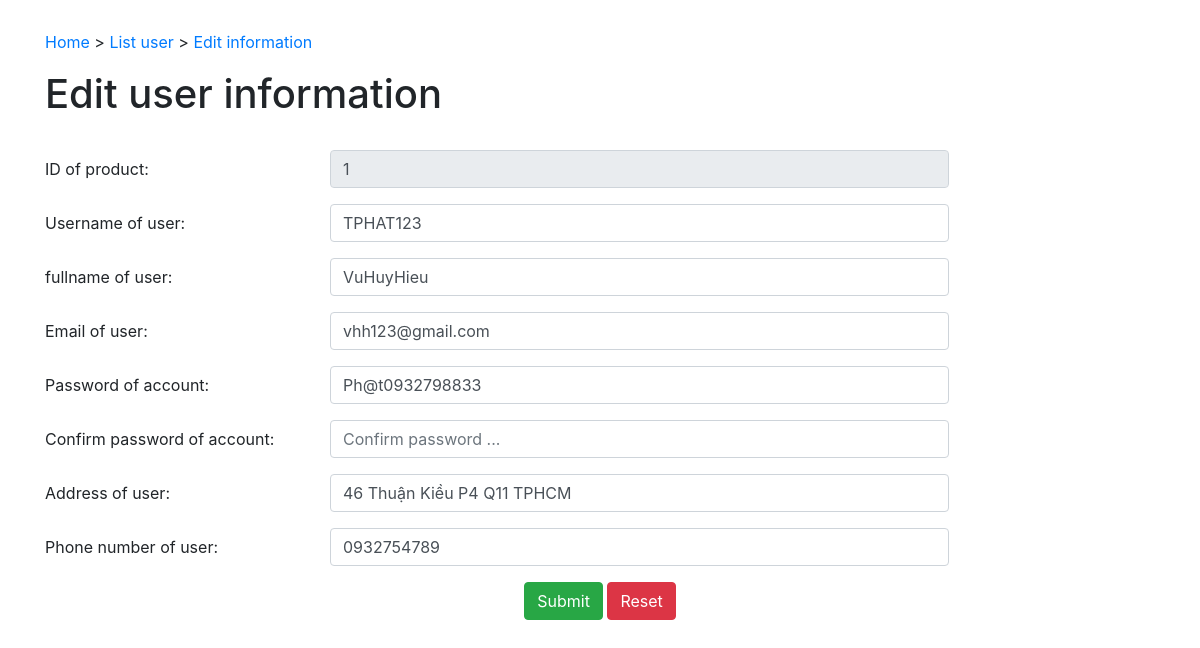
Screenshot of /phan2_bai3/edit_user.php?id=1&username=TPHAT123 with the database file from the repository.
### tables this page shows
CREATE TABLE `user` (
  `user_id` int(255) DEFAULT NULL,
  `user_name` varchar(100) DEFAULT NULL,
  `full_name` varchar(100) DEFAULT NULL,
  `email` varchar(100) DEFAULT NULL,
  `password` varchar(100) DEFAULT NULL,
  `address` varchar(100) NOT NULL,
  `phone` varchar(10) NOT NULL,
  `role_id` int(1) NOT NULL,
  `cart` varchar(1000) NOT NULL
);

### phan2_bai3/edit_user.php (the view, shortened to what this page needs)
<?php
$username_acc = $_GET['username'];
$id = $_GET['id'];
$servername = "localhost";
$username = "root";
$password = "";
$database = "bookshop";
$conn = mysqli_connect($servername, $username, $password,$database);
$q = "SELECT * FROM user WHERE user_id = '$id' AND user_name ='$username_acc'";
$result = mysqli_query($conn, $q);
$row = mysqli_fetch_assoc($result);
$Username = $row["user_name"];
$fullname = $row["full_name"];
$email = $row["email"];
$ID = $row["user_id"];
$password = $row["password"];
$address = $row["address"];
$phone = $row["phone"];
?>
<!DOCTYPE html>
<html lang="en">
<head>
    <link type="text/css" rel="stylesheet" href="css/bootstrap.min.css">
    <link text = "text/css", rel="stylesheet" href="css/style_c.css">
</head>
<body>
<div class ="container">
        <p>
            <a href="home_admin.php">Home</a> &gt; <a href="user.php">List user</a> &gt; <a href="edit_user.php?id=<?php echo $id;?>&username=<?php echo $username_acc;?>">Edit information</a>
        </p>
        <h1> Edit user information  </h1>
        <br>
        <form name="registerForm" method="POST">
            <div class="form-group row">
                <label for="id" class="col-3 col-form-label">ID of product:</label>
                <div class="col-9">
                  <input type="text" class="form-control col-9" name ="id" id="id" readonly value="<?php echo $ID; ?>">
                </div>
            </div>
            <div class="form-group row">
                <label for="Username" class="col-3 col-form-label">Username of user:</label>
                <div class="col-9">
                  <input type="text" class="form-control col-9" name ="Username" id="Username" value="<?php echo $Username; ?>">
                </div>
            </div>
            <div class="form-group row">
                <label for="fullname" class="col-3 col-form-label">fullname of user:</label>
                <div class="col-9">
                  <input type="text" class="form-control col-9" name="fullname" id="fullname" value="<?php echo $fullname; ?>">
                </div>
            </div>
            <div class="form-group row">
                <label for="email" class="col-3 col-form-label">Email of user:</label>
                <div class="col-9">
                  <input type="text" class="form-control col-9" name="email"  id="email" value="<?php echo $email; ?>">
                </div>
            </div>
            <div class="form-group row">
                <label for="password" class="col-3 col-form-label">Password of account:</label>
                <div class="col-9">
                  <input type="text" class="form-control col-9" name="password" id="password" value="<?php echo $password; ?>">
                </div>
            </div>
            <div class="form-group row">
                <label for="c_password" class="col-3 col-form-label">Confirm password of account:</label>
                <div class="col-9">
                  <input type="text" class="form-control col-9" name="c_password" id="c_password" placeholder="Confirm password ...">
                </div>
            </div>
            <div class="form-group row">
                <label for="address" class="col-3 col-form-label">Address of user:</label>
                <div class="col-9">
                  <input type="text" class="form-control col-9" name="address" id="address" value="<?php echo $address; ?>">
                </div>
            </div>
            <div class="form-group row">
                <label for="phone" class="col-3 col-form-label">Phone number of user:</label>
                <div class="col-9">
                  <input type="text" class="form-control col-9 img" name="phone" id="phone" value="<?php echo $phone; ?>">
                </div>
            </div>
            <div class="row">
                <div class="col-12 text-center">
                  <button name ="btnSubmit" type="submit" class="btn btn-success" id = "btnSubmit" value="edit"  onclick="check_user_edit()">Submit</button>
                  <button type="reset" class="btn btn-danger">Reset</button>
                </div>
            </div>
        </form>
    </div>
</body>
</html>

### phan2_bai3/css/style_c.css (style rules this page uses)
.container { width: 1280px; margin: 30px auto; }

### rows the page displays
user: id "1", Username "TPHAT123", fullname "VuHuyHieu", email "vhh123@gmail.com", password "Ph@t0932798833", address "46 Thuận Kiều P4 Q11 TPHCM", phone "0932754789"
